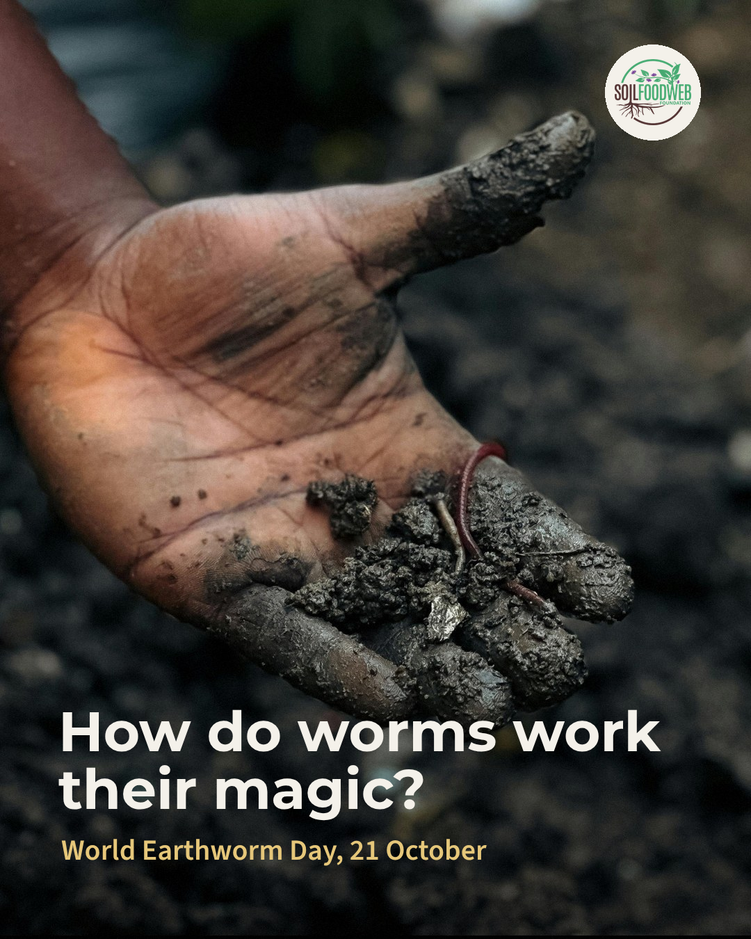
#> input picture social/earthworm-day-2026-10-21/earthworm-day-photo-1080x1350.png, 751 x 939 px, shrunk from 1080 x 1350 before the run
$ python -i replicate_assets.py   (imports and definitions only)
#> lines starting #> are read from the running program, lines starting #| are printed output that depends on the picture
"""Make the collage assets with the Replicate API.

  python3 social/tools/replicate_assets.py people          cut people out of the five workshop photos
  python3 social/tools/replicate_assets.py elements [names] generate cut-paper elements, then remove backgrounds

Needs REPLICATE_API_TOKEN. Outputs go to social/assets/.
"""
import os, sys, io, time, json, concurrent.futures as cf
import requests
from PIL import Image

API = "https://api.replicate.com/v1"
# [1 line that did not run here, left out]
ROOT = os.path.join(os.path.dirname(__file__), "..", "assets")
BIREFNET = "f74986db0355b58403ed20963af156525e2891ea3c2d499bfbfb2a28cd87c5d7"

PHOTOS = {
    "group-pergola": "img/cy-workshop-8.jpg",
    "microscope": "img/costa-rica-2025-microscopy-students-mentors.jpg",
    "compost-turning": "img/pile-turning-wes-8-scaled.jpg",
    "barn-gathering": "img/IMG_1942-scaled.jpg",
    "group-laughing": "img/wild-ken-hill/IMG_1500.jpg",
}

STYLE = (
    "Handmade cut-paper collage element. Layered hand-cut matte paper with crisp scissor-cut and torn edges, "
    "visible paper fibre texture, small soft drop shadows between the paper layers, warm and joyful, "
    "like a page from a scrapbook made by a gifted illustrator. Strict limited palette: deep forest green #22371F, "
    "food web green #156826, light leaf green #59A66C, cream paper #F4F1EA, soil brown #4F3433, "
    "small touches of mustard gold #C9A227. Isolated on a plain flat pure white background, nothing else in frame, "
    "no text, no letters. Subject: "
)
ELEMENTS = {
    "flower-daisy": ("1:1", "a single cream daisy-like flower with a mustard gold centre and a short green stem with two leaves"),
    "flower-cluster": ("1:1", "a small bouquet cluster of meadow flowers: cream daisies, gold buttercups and green buds on stems"),
    "flower-gold": ("1:1", "a single mustard gold wildflower with layered petals and a deep green stem"),
    "leaf-sprig": ("2:3", "a single tall sprig of leaves on a stem, leaves in three greens, with cut vein lines"),
    "leaves-cluster": ("1:1", "a loose cluster of seven overlapping leaves in deep green, food web green and light green"),
    "fern": ("2:3", "a single curling fern frond in light and food web green"),
    "seedling": ("2:3", "a small seedling sprouting with two leaves above and white-cream roots spreading below"),
    "roots-tangle": ("3:2", "a wide tangle of branching plant roots in cream and soil brown, fine root hairs, spreading sideways"),
    "worm": ("3:2", "a single happy earthworm curving in an S shape, in dusty pink-brown paper with segment lines"),
    "mushrooms-cluster": ("1:1", "a cluster of three mushrooms of different heights with cream stems and soil brown and gold caps, a little moss at the base"),
    "mushroom-single": ("2:3", "a single tall mushroom with a cream stem and a soil brown cap with cream spots"),
    "fungal-threads": ("3:2", "a delicate branching network of cream fungal hyphae threads, like a web"),
    "nematode": ("3:2", "a single cute microscopic nematode: a long slender translucent cream worm with a curving body and visible inner line, scientific but friendly"),
    "protozoa": ("1:1", "three small friendly soil microorganisms: a round amoeba, an oval ciliate with tiny hairs, and a testate amoeba shell, in light green and cream"),
    "compost-heap": ("3:2", "a rounded compost heap made of layered torn paper in soil brown, dark brown and green, with leaf scraps and straw bits"),
    "stones": ("3:2", "a group of five smooth pebbles and stones in grey-brown, cream and soil brown paper"),
    "confetti": ("1:1", "a scatter of paper confetti: small circles, triangles and wavy strips in gold, cream, light green and food web green, spread apart from each other"),
    "torn-strip-cream": ("21:9", "one long horizontal strip of torn cream paper with ragged torn edges on the long sides"),
    "torn-strip-green": ("21:9", "one long horizontal strip of torn deep green paper with ragged torn edges on the long sides"),
    "soil-layers": ("21:9", "a wide horizontal cross-section of soil layers made of stacked torn paper: green grass edge on top, dark brown topsoil, roots, a worm, tiny organisms, stones, lighter subsoil at the bottom"),
    "sun-burst": ("1:1", "a small mustard gold paper sun with cut rays"),
}


def upload(path):
    with open(path, "rb") as f:
        r = requests.post(f"{API}/files", headers=H, files={"content": (os.path.basename(path), f, "application/octet-stream")})
    r.raise_for_status()
    return r.json()["urls"]["get"]


# [18 lines left out: functions run, fetch, not called in this run]


def remove_bg(src, dest):
    out = run(f"{API}/predictions", {"version": BIREFNET, "input": {"image": upload(src)}})
    fetch(out, dest)
    im = Image.open(dest).convert("RGBA")
    bbox = im.getchannel("A").point(lambda a: 255 if a > 8 else 0).getbbox()
    im.crop(bbox).save(dest)  # trim to the cut edge
    return dest


# [22 lines left out: functions people, elements, not called in this run]


# [2 lines not run here, left out]

>>> import cv2
>>> picture = cv2.imread('../earthworm-day-2026-10-21/earthworm-day-photo-1080x1350.png', cv2.IMREAD_GRAYSCALE)
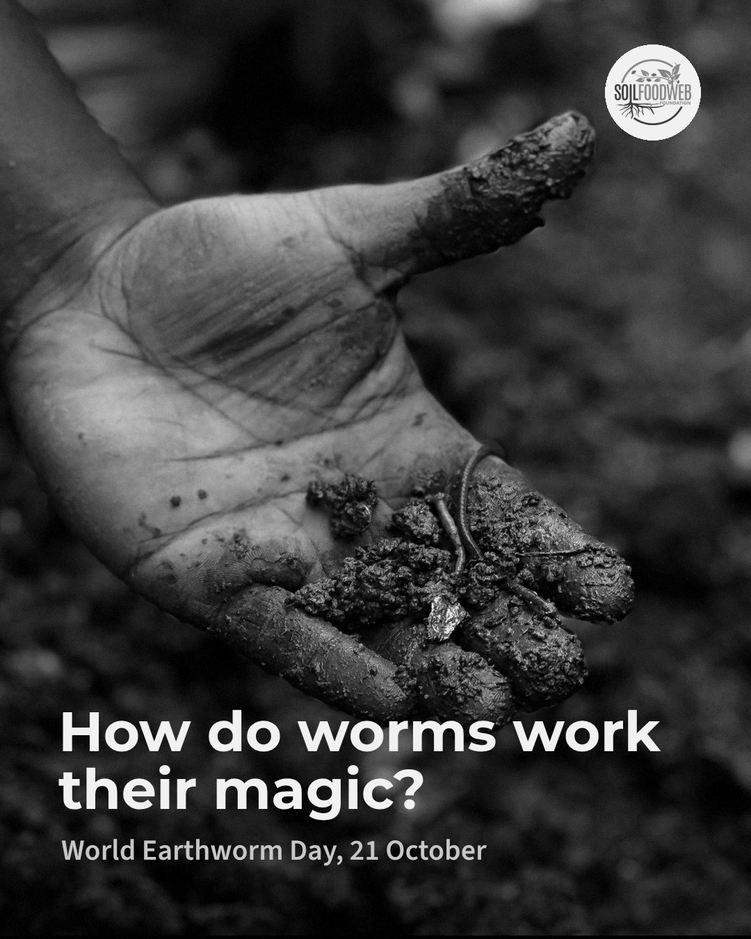
#> picture: shape (939, 751); min 0, max 255, mean 58.8
>>> result = remove_bg(picture, 'out.png')
#> (the run stopped early here; a loop or call above may not have finished)

$ run again, on social/earthworm-day-2026-10-21/earthworm-day-1080x1350.png
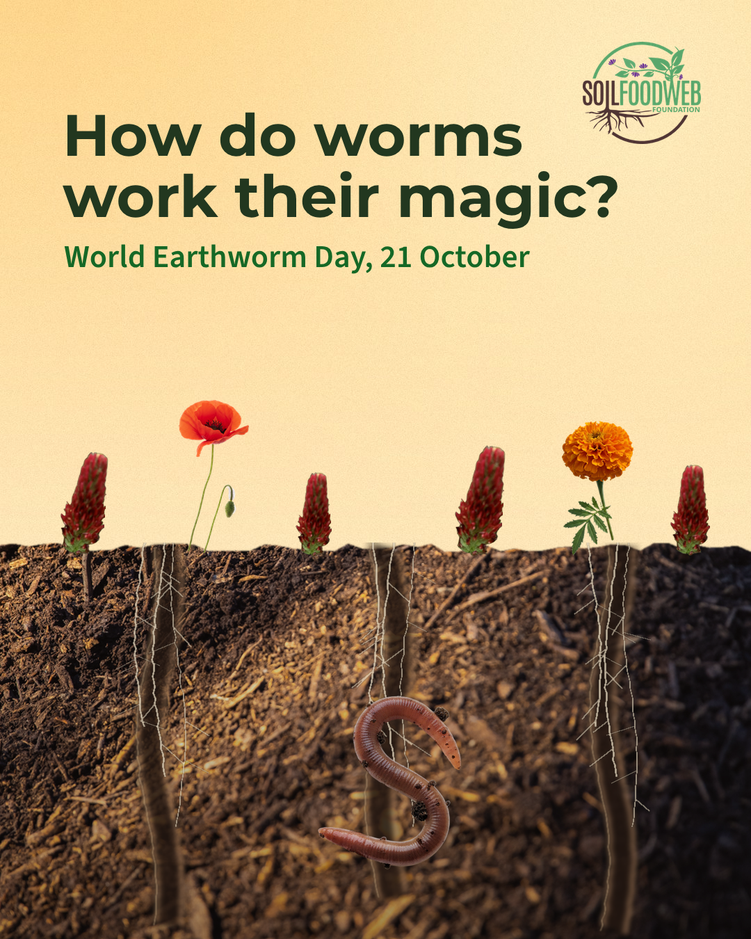
#> input picture social/earthworm-day-2026-10-21/earthworm-day-1080x1350.png, 751 x 939 px, shrunk from 1080 x 1350 before the run
#> `picture = cv2.imread('../earthworm-day-2026-10-21/earthworm-day-photo-..`:
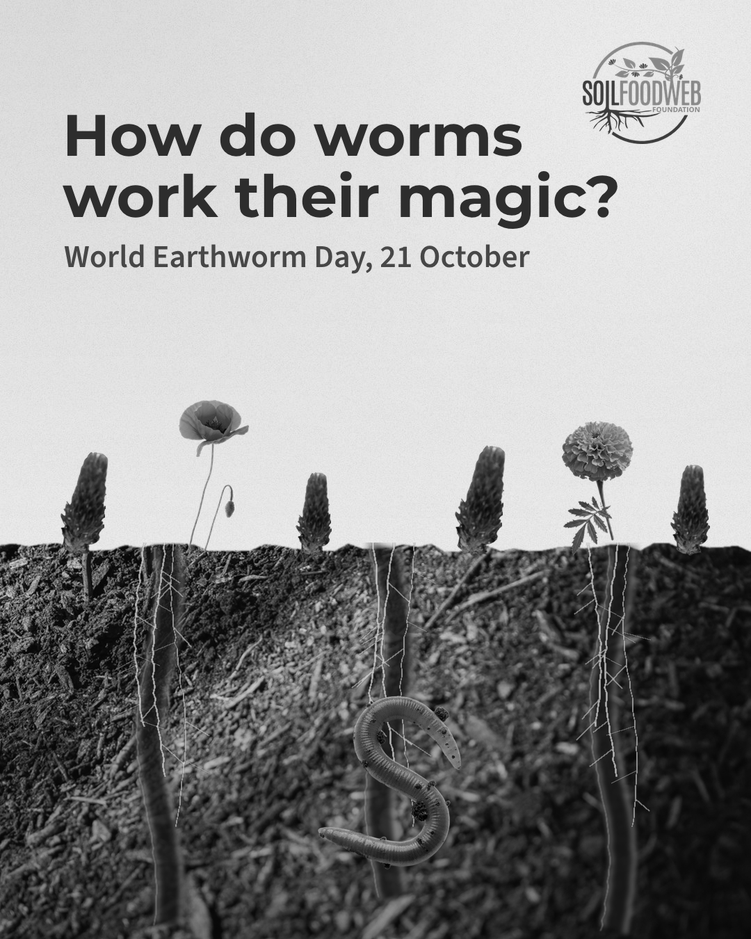
#> picture: shape (939, 751); min 0, max 249, mean 147.8

$ run again, on social/earthworm-day-2026-10-21/story-contact-sheet.png
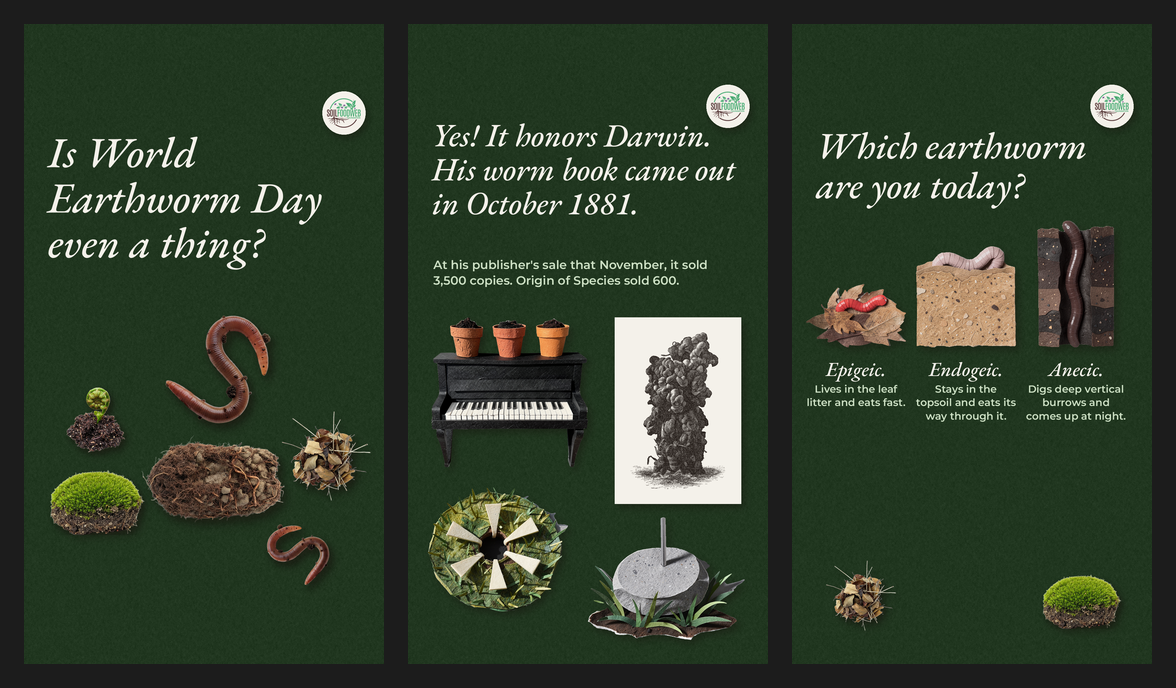
#> input picture social/earthworm-day-2026-10-21/story-contact-sheet.png, 1176 x 688 px
#> `picture = cv2.imread('../earthworm-day-2026-10-21/earthworm-day-photo-..`:
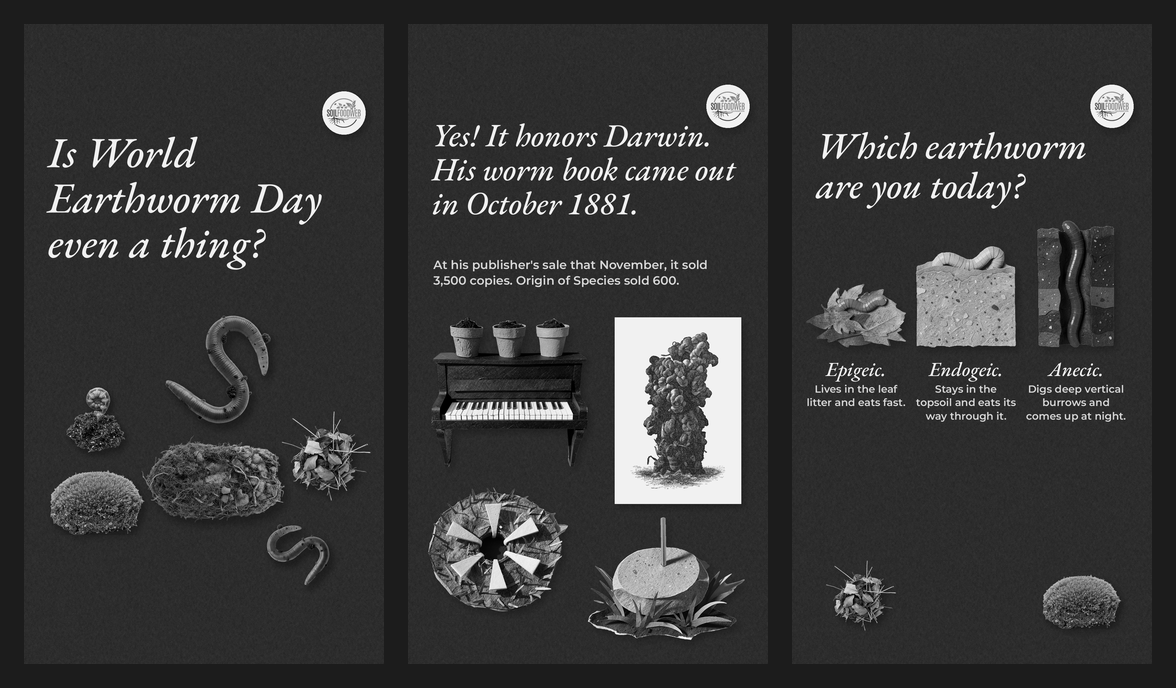
#> picture: shape (688, 1176); min 0, max 255, mean 55.9
